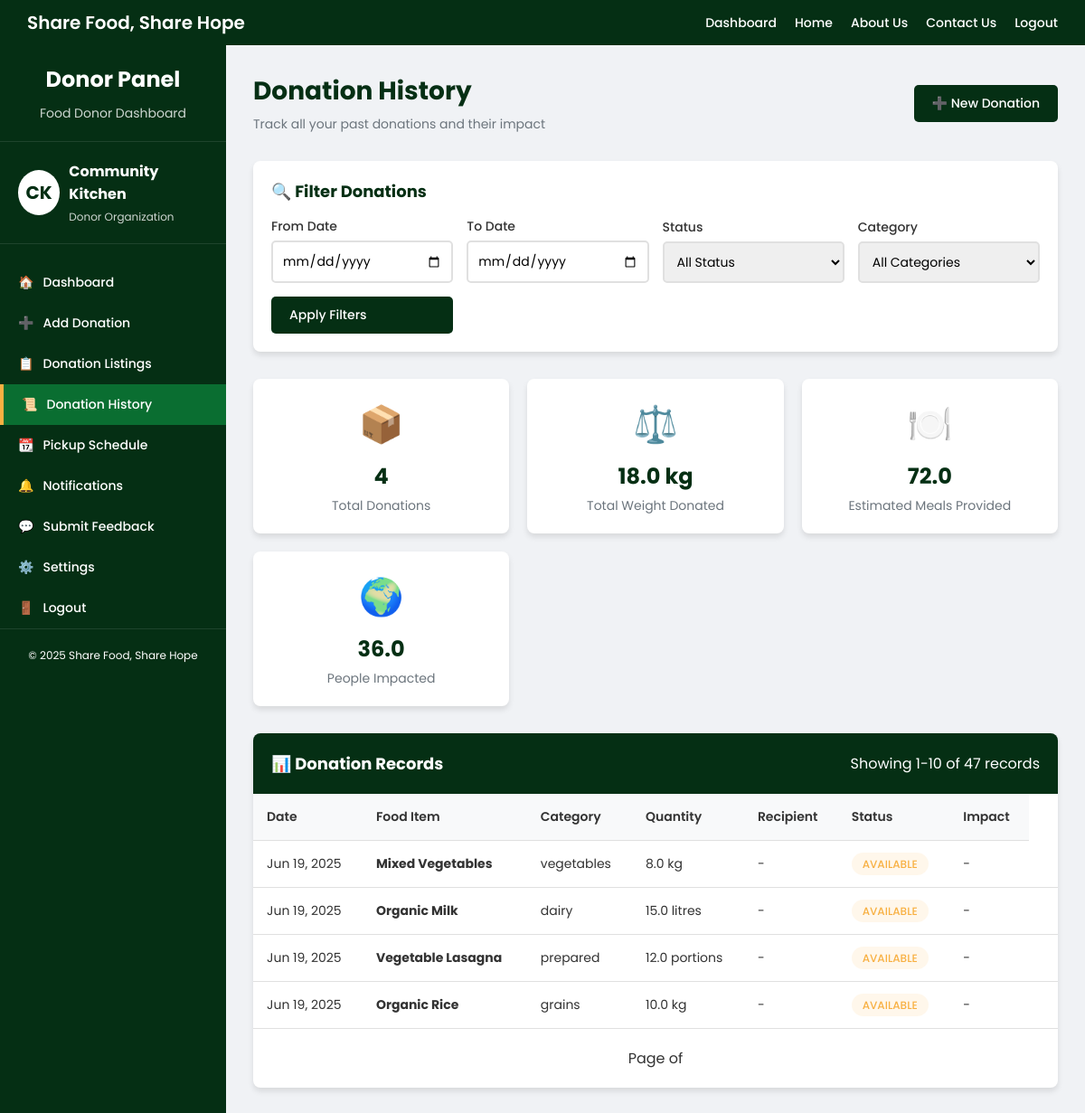
Page /donation-history/ (signed in) on the committed database.
### fooddonor/models.py (models this page shows, shortened)
class FoodDonation(models.Model):
    STATUS_CHOICES = (
        ('available', 'Available'),
        ('claimed', 'Claimed'),
        ('delivered', 'Delivered'),
        ('expired', 'Expired'),
    )
    CATEGORY_CHOICES = [
        ('fruits', 'Fruits'),
        ('vegetables', 'Vegetables'),
        ('grains', 'Grains & Cereals'),
        ('dairy', 'Dairy Products'),
        ('meat', 'Meat & Poultry'),
        ('seafood', 'Seafood'),
        ('bakery', 'Bakery Items'),
        ('prepared', 'Prepared Food'),
        ('beverages', 'Beverages'),
        ('canned', 'Canned Goods'),
        ('others', 'Other'),
    ]
    UNIT_CHOICES = [
        ('kg', 'Kilograms'),
        ('lbs', 'Pounds'),
        ('pieces', 'Pieces'),
        ('portions', 'Portions'),
        ('litres', 'Litres'),
        ('packs', 'Packs'),
    ]
    DIETARY_CHOICES = [
        ('halal', 'Halal'),
        ('vegetarian', 'Vegetarian'),
        ('vegan', 'Vegan'),
        ('gluten_free', 'Gluten-Free'),
        ('none', 'None'),
    ]
    ALLERGEN_CHOICES = [
        ('nuts', 'Nuts'),
        ('dairy', 'Dairy'),
        ('gluten', 'Gluten'),
        ('soy', 'Soy'),
        ('shellfish', 'Shellfish'),
    ]
    donor = models.ForeignKey('fooddonor.Profile', on_delete=models.CASCADE, related_name='donations')
    title = models.CharField(max_length=100)
    description = models.TextField()
    quantity_amount = models.FloatField(default=1.0)
    quantity_unit = models.CharField(max_length=10, choices=UNIT_CHOICES, default='kg')
    category = models.CharField(max_length=100, choices=CATEGORY_CHOICES)
    dietary_info = models.TextField(blank=True, null=True)
    known_allergens = models.TextField(blank=True, null=True)
    expiry_date = models.DateField()
    pickup_location = models.CharField(max_length=255)
    status = models.CharField(max_length=10, choices=STATUS_CHOICES, default='available')
    created_at = models.DateTimeField(auto_now_add=True)
    image = models.ImageField(upload_to='', null=True, blank=True)

### fooddonor/views.py (the view)
# urls.py: path('donation-history/', views.donation_history, name='donation_history'),
@login_required
def donation_history(request):
    donations = FoodDonation.objects.filter(donor__user=request.user)
    unit_totals = defaultdict(float)
    for d in donations:
        if d.quantity_amount and d.quantity_unit:
            unit_totals[d.quantity_unit] += d.quantity_amount
    paginator = Paginator(donations, 10)  # Show 10 donations per page
    page_number = request.GET.get('page')
    page_obj = paginator.get_page(page_number)
    total_donations = donations.count()
    total_weight = sum(
    float(d.quantity_amount)
        for d in donations
        if d.quantity_unit == "kg"
    )
    estimated_meals = total_weight * 4  # e.g., 1kg = 4 meals
    total_impact = estimated_meals // 2  # example assumption
    return render(request, 'donationhistory.html', {
        'donations': donations,
        'total_donations': total_donations,
        'total_weight': total_weight,
        'estimated_meals': estimated_meals,
        'total_impact': total_impact,
    })

### fooddonor/templates/donationhistory.html (shortened to what this page needs)
<!DOCTYPE html>
<html lang="en">
<head>
</head>
<body>
<div class="topbar">
  <div class="logo">Share Food, Share Hope</div>
  <div class="nav-links">
    <a href="#">Dashboard</a>
    <a href="#">Home</a>
    <a href="#">About Us</a>
    <a href="#">Contact Us</a>
    <a href="#">Logout</a>
  </div>
</div>
<div class="dashboard">
  <div class="sidebar">
    <div class="sidebar-header">
      <h2>Donor Panel</h2>
      <p>Food Donor Dashboard</p>
    </div>
    <div class="user-info">
      <div class="user-avatar">
        {% if user.first_name and user.last_name %}
          {{ user.first_name.0 }}{{ user.last_name.0 }}
        {% elif user.first_name %}
          {{ user.first_name.0 }}{{ user.first_name.1|default:'' }}
        {% else %}
          {{ user.username.0 }}{{ user.username.1|default:'' }}
        {% endif %}
      </div>
      <div class="user-details">
        <h3>
          {% if user.get_full_name %}
            {{ user.get_full_name }}
          {% else %}
            {{ user.username }}
          {% endif %}
        </h3>
        <p>Donor Organization</p>
      </div>
    </div>
    <div class="menu">
        <a href="{% url 'fooddonor:donor_dashboard' %}" class="menu-item">
          <div class="menu-icon">🏠</div>
          <div class="menu-text">Dashboard</div>
        </a>
        <a href="{% url 'fooddonor:add_food' %}" class="menu-item">
          <div class="menu-icon">➕</div>
          <div class="menu-text">Add Donation</div>
        </a>
        <a href="{% url 'fooddonor:donation_list' %}" class="menu-item">
          <div class="menu-icon">📋</div>
          <div class="menu-text">Donation Listings</div>
        </a>
        <a href="{% url 'fooddonor:donation_history' %}" class="menu-item active">
          <div class="menu-icon">📜</div>
          <div class="menu-text">Donation History</div>
        </a>
        <a href="{% url 'fooddonor:pickup_schedule' %}" class="menu-item">
          <div class="menu-icon">📆</div>
          <div class="menu-text">Pickup Schedule</div>
        </a>
        <a href="{% url 'fooddonor:notifications' %}" class="menu-item">
          <div class="menu-icon">🔔</div>
          <div class="menu-text">Notifications</div>
        </a>
        <a href="{% url 'fooddonor:submit_feedback' %}" class="menu-item">
          <div class="menu-icon">💬</div>
          <div class="menu-text">Submit Feedback</div>
        </a>
        <a href="{% url 'fooddonor:settings' %}" class="menu-item">
          <div class="menu-icon">⚙️</div>
          <div class="menu-text">Settings</div>
        </a>
        <a href="{% url 'fooddonor:logout' %}" class="menu-item">
          <div class="menu-icon">🚪</div>
          <div class="menu-text">Logout</div>
        </a>
    </div>
    <div class="sidebar-footer">
      <p>© 2025 Share Food, Share Hope</p>
    </div>
  </div>
  <div class="main-content">
    <div class="header">
      <div class="header-title">
        <h1>Donation History</h1>
        <p>Track all your past donations and their impact</p>
      </div>
      <div class="header-actions">
        <a href="{% url 'fooddonor:add_food' %}" class="btn btn-primary">
          ➕ New Donation
        </a>
      </div>
    </div>
    <div class="filter-section">
      <h3>🔍 Filter Donations</h3>
      <div class="filter-grid">
        <div class="form-group">
          <label for="dateFrom">From Date</label>
          <input type="date" id="dateFrom" name="dateFrom">
        </div>
        <div class="form-group">
          <label for="dateTo">To Date</label>
          <input type="date" id="dateTo" name="dateTo">
        </div>
        <div class="form-group">
          <label for="status">Status</label>
          <select id="status" name="status">
            <option value="">All Status</option>
          </select>
        </div>
        <div class="form-group">
          <label for="category">Category</label>
          <select id="category" name="category">
            <option value="">All Categories</option>
          </select>
        </div>
        <div class="form-group">
          <button class="btn btn-primary" onclick="applyFilters()">Apply Filters</button>
        </div>
      </div>
    </div>
    <div class="summary-cards">
      <div class="summary-card">
        <div class="icon">📦</div>
        <h3 id="totalDonations">{{total_donations}}</h3>
        <p>Total Donations</p>
      </div>
      <div class="summary-card">
        <div class="icon">⚖️</div>
        <h3 id="totalWeight">{{total_weight}} kg</h3>
        <p>Total Weight Donated</p>
      </div>
      <div class="summary-card">
        <div class="icon">🍽️</div>
        <h3 id="totalMeals">{{estimated_meals}}</h3>
        <p>Estimated Meals Provided</p>
      </div>
      <div class="summary-card">
        <div class="icon">🌍</div>
        <h3 id="totalImpact">{{total_impact}}</h3>
        <p>People Impacted</p>
      </div>
    </div>
    <div class="history-table">
      <div class="table-header">
        <h3>📊 Donation Records</h3>
        <span id="recordCount">Showing 1-10 of 47 records</span>
      </div>
      <div class="table-container">
        <table id="historyTable">
          <thead>
            <tr>
              <th>Date</th>
              <th>Food Item</th>
              <th>Category</th>
              <th>Quantity</th>
              <th>Recipient</th>
              <th>Status</th>
              <th>Impact</th>
            </tr>
          </thead>
          <tbody id="historyTableBody">
             {% for donation in donations %}
              <tr>
                <td>{{ donation.created_at|date:"M d, Y" }}</td>
                <td><strong>{{ donation.title }}</strong></td>
                <td>{{ donation.category }}</td>
                <td>{{ donation.quantity_amount }} {{ donation.quantity_unit }}</td>
                <td>-</td>
                <td>
                  {% if donation.status == "available" %}
                    <span class="status-badge status-pending">Available</span>
                  {% elif donation.status == "claimed" %}
                    <span class="status-badge status-in-progress">Claimed</span>
                  {% elif donation.status == "delivered" %}
                    <span class="status-badge status-completed">Delivered</span>
                  {% elif donation.status == "expired" %}
                    <span class="status-badge status-cancelled">Expired</span>
                  {% endif %}
                </td>
                <td>-</td>
                <td>
                </td>
              </tr>
            {% empty %}
              <tr><td colspan="8" class="no-data">No donations found.</td></tr>
            {% endfor %}
          </tbody>
        </table>
      </div>
      <div class="pagination">
        <span class="page-links">
          <span class="page-current">
            Page {{ page_obj.number }} of {{ page_obj.paginator.num_pages }}
          </span>
        </span>
      </div>
    </div>
  </div>
</div>
</body>
</html>

### rows in the picture
FoodDonation: created_at "Jun 19, 2025", title "Mixed Vegetables", category "vegetables", quantity_amount "8.0", quantity_unit "kg", status "AVAILABLE"
FoodDonation: created_at "Jun 19, 2025", title "Organic Milk", category "dairy", quantity_amount "15.0", quantity_unit "litres", status "AVAILABLE"
FoodDonation: created_at "Jun 19, 2025", title "Vegetable Lasagna", category "prepared", quantity_amount "12.0", quantity_unit "portions", status "AVAILABLE"
FoodDonation: created_at "Jun 19, 2025", title "Organic Rice", category "grains", quantity_amount "10.0", quantity_unit "kg", status "AVAILABLE"

### other values in the picture
{{ user.first_name.0 }} "C"
{{ user.last_name.0 }} "K"
{{ user.get_full_name }} "Community Kitchen"
{{ total_donations }} "4"
{{ total_weight }} "18.0"
{{ estimated_meals }} "72.0"
{{ total_impact }} "36.0"
